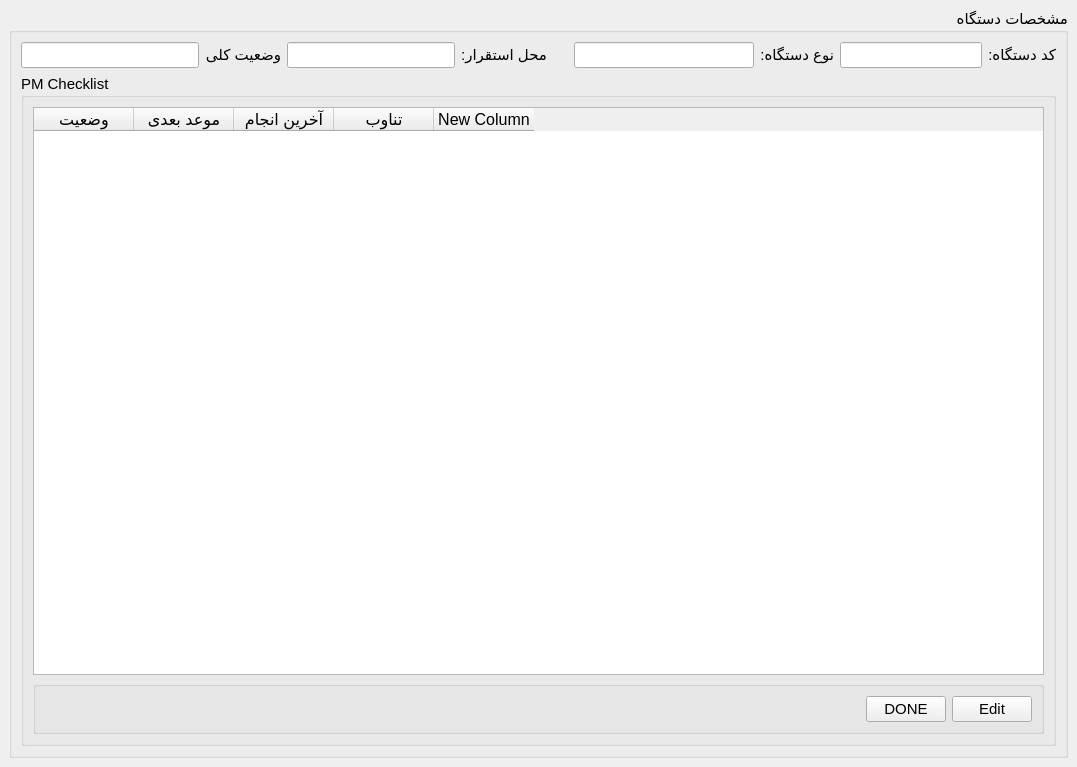
<?xml version="1.0" encoding="UTF-8"?>
<ui version="4.0">
 <class>EquipmentDetail</class>
 <widget class="QMainWindow" name="EquipmentDetail">
  <property name="geometry">
   <rect>
    <x>0</x>
    <y>0</y>
    <width>1077</width>
    <height>767</height>
   </rect>
  </property>
  <property name="windowTitle">
   <string>مشخصات دستگاه</string>
  </property>
  <widget class="QWidget" name="centralwidget">
   <layout class="QVBoxLayout">
    <item>
     <widget class="QGroupBox" name="groupBox">
      <property name="font">
       <font>
        <pointsize>11</pointsize>
       </font>
      </property>
      <property name="title">
       <string>مشخصات دستگاه</string>
      </property>
      <property name="alignment">
       <set>Qt::AlignRight|Qt::AlignTop|Qt::AlignTrailing</set>
      </property>
      <layout class="QGridLayout" name="gridLayout">
       <item row="0" column="4">
        <layout class="QHBoxLayout" name="horizontalLayout_2">
         <item>
          <widget class="QLineEdit" name="equip_typeEdit">
           <property name="readOnly">
            <bool>false</bool>
           </property>
          </widget>
         </item>
         <item>
          <widget class="QLabel" name="label_3">
           <property name="text">
            <string>نوع دستگاه:</string>
           </property>
          </widget>
         </item>
        </layout>
       </item>
       <item row="0" column="0">
        <layout class="QHBoxLayout" name="horizontalLayout_4">
         <item>
          <widget class="QLineEdit" name="equipment_periority">
           <property name="readOnly">
            <bool>false</bool>
           </property>
          </widget>
         </item>
         <item>
          <widget class="QLabel" name="label_2">
           <property name="text">
            <string>وضعیت کلی</string>
           </property>
          </widget>
         </item>
        </layout>
       </item>
       <item row="0" column="1">
        <layout class="QHBoxLayout" name="horizontalLayout_3">
         <item>
          <widget class="QLineEdit" name="equip_locEdit">
           <property name="readOnly">
            <bool>false</bool>
           </property>
          </widget>
         </item>
         <item>
          <widget class="QLabel" name="label">
           <property name="text">
            <string>محل استقرار:</string>
           </property>
          </widget>
         </item>
        </layout>
       </item>
       <item row="0" column="5" colspan="3">
        <layout class="QHBoxLayout" name="horizontalLayout">
         <item>
          <widget class="QLineEdit" name="equip_codeEdit">
           <property name="readOnly">
            <bool>false</bool>
           </property>
          </widget>
         </item>
         <item>
          <widget class="QLabel" name="label">
           <property name="text">
            <string>کد دستگاه:</string>
           </property>
          </widget>
         </item>
        </layout>
       </item>
       <item row="1" column="0" colspan="8">
        <widget class="QGroupBox" name="groupBox">
         <property name="title">
          <string>PM Checklist</string>
         </property>
         <layout class="QVBoxLayout">
          <item>
           <widget class="QTableWidget" name="pmTable">
            <property name="font">
             <font>
              <pointsize>12</pointsize>
             </font>
            </property>
            <property name="editTriggers">
             <set>QAbstractItemView::NoEditTriggers</set>
            </property>
            <property name="selectionMode">
             <enum>QAbstractItemView::SingleSelection</enum>
            </property>
            <property name="selectionBehavior">
             <enum>QAbstractItemView::SelectRows</enum>
            </property>
            <property name="columnCount">
             <number>5</number>
            </property>
            <column>
             <property name="text">
              <string>وضعیت</string>
             </property>
            </column>
            <column>
             <property name="text">
              <string>موعد بعدی</string>
             </property>
            </column>
            <column>
             <property name="text">
              <string>آخرین انجام</string>
             </property>
            </column>
            <column>
             <property name="text">
              <string>تناوب</string>
             </property>
            </column>
            <column>
             <property name="text">
              <string>New Column</string>
             </property>
            </column>
           </widget>
          </item>
          <item>
           <widget class="QGroupBox" name="groupBox_2">
            <property name="title">
             <string/>
            </property>
            <layout class="QHBoxLayout" name="horizontalLayout_5">
             <item>
              <spacer name="horizontalSpacer">
               <property name="orientation">
                <enum>Qt::Horizontal</enum>
               </property>
               <property name="sizeHint" stdset="0">
                <size>
                 <width>812</width>
                 <height>20</height>
                </size>
               </property>
              </spacer>
             </item>
             <item>
              <widget class="QPushButton" name="doneBtn">
               <property name="text">
                <string>DONE</string>
               </property>
              </widget>
             </item>
             <item>
              <widget class="QPushButton" name="editBtn">
               <property name="sizePolicy">
                <sizepolicy hsizetype="Minimum" vsizetype="Fixed">
                 <horstretch>0</horstretch>
                 <verstretch>0</verstretch>
                </sizepolicy>
               </property>
               <property name="text">
                <string>Edit</string>
               </property>
              </widget>
             </item>
            </layout>
           </widget>
          </item>
         </layout>
        </widget>
       </item>
       <item row="0" column="2">
        <widget class="QLabel" name="codeLabel"/>
       </item>
      </layout>
     </widget>
    </item>
   </layout>
  </widget>
 </widget>
 <resources/>
 <connections/>
</ui>
